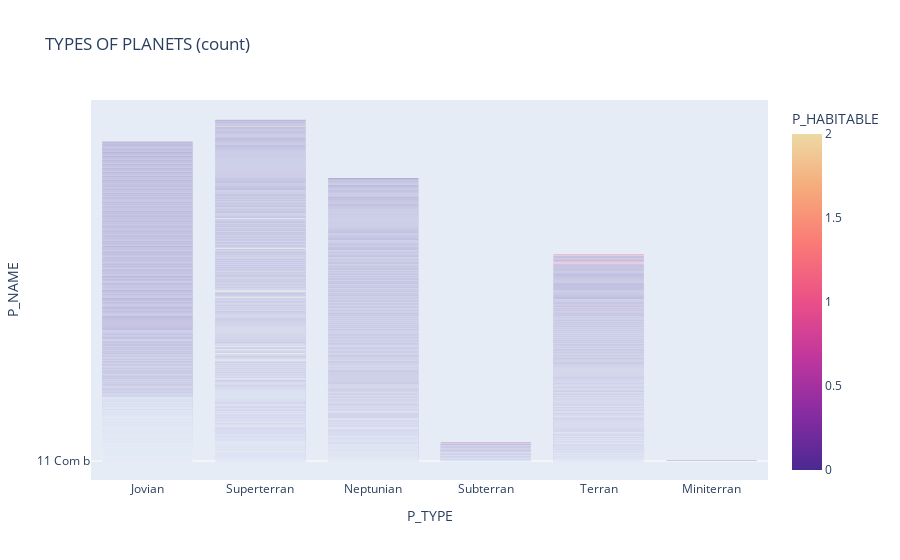

Here is the notebook cell this chart was saved with:
### Markdown cell above
## **DATA VISUALIZATION**

### Code cell
# Visualizing the count of Jovian, Superterran, Neptunian, Subterran, Terran and Miniterran planets using bar graph.
fig = px.bar(df, x = "P_TYPE", y = "P_NAME", color = "P_HABITABLE" , title = 'TYPES OF PLANETS (count)', color_continuous_scale="agsunset")
fig.show()

### Figure 1 — Plotly figure (JSON) as saved in the notebook; plotly's stock layout.template omitted (floating-point values rounded to 4 significant figures; data arrays with more than 128 entries replaced by an {"elided": "..."} marker saying what was removed)
{"data": [{"alignmentgroup": "True", "hovertemplate": "P_TYPE=%{x}<br>P_NAME=%{y}<br>P_HABITABLE=%{marker.color}<extra></extra>", "legendgroup": "", "marker": {"color": {"elided": "4048 int values"}, "coloraxis": "coloraxis", "pattern": {"shape": ""}}, "name": "", "offsetgroup": "", "orientation": "v", "showlegend": false, "textposition": "auto", "type": "bar", "x": {"elided": "4048 str values"}, "xaxis": "x", "y": {"elided": "4048 str values"}, "yaxis": "y"}], "layout": {"barmode": "relative", "coloraxis": {"colorbar": {"title": {"text": "P_HABITABLE"}}, "colorscale": [[0, "rgb(75, 41, 145)"], [0.1667, "rgb(135, 44, 162)"], [0.3333, "rgb(192, 54, 157)"], [0.5, "rgb(234, 79, 136)"], [0.6667, "rgb(250, 120, 118)"], [0.8333, "rgb(246, 169, 122)"], [1, "rgb(237, 217, 163)"]]}, "legend": {"tracegroupgap": 0}, "title": {"text": "TYPES OF PLANETS (count)"}, "xaxis": {"anchor": "y", "domain": [0, 1], "title": {"text": "P_TYPE"}}, "yaxis": {"anchor": "x", "domain": [0, 1], "title": {"text": "P_NAME"}}}}
